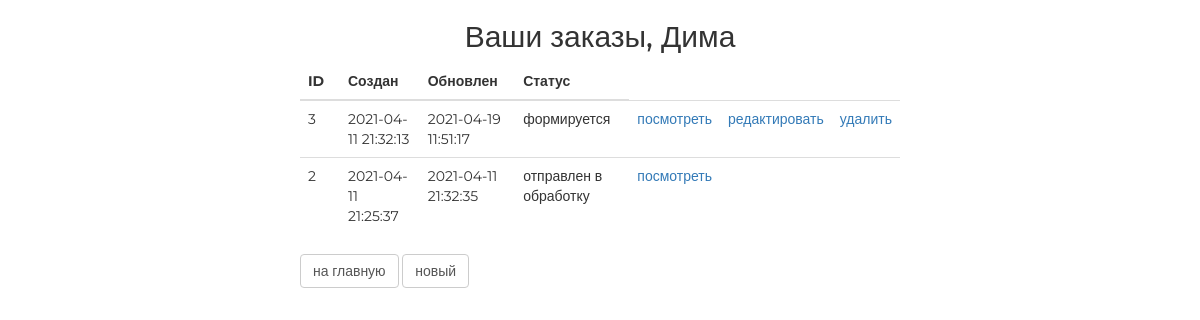
Screenshot of /order/ (signed in) with the database file from the repository.
### authapp/models.py (models this page shows, shortened)
class ShopUser(AbstractUser):
    avatar = models.ImageField(upload_to='users_avatars', blank=True)
    age = models.PositiveSmallIntegerField(verbose_name='Age', default=18)
    activation_key = models.CharField(max_length=128, blank=True)
    activation_key_expires = models.DateTimeField(auto_now_add=True, blank=True, null=True)

### ordersapp/models.py (models this page shows, shortened)
class Order(models.Model):
    FORMING = 'FM'
    SENT_TO_PROCEED = 'STP'
    PROCEEDED = 'PRD'
    PAID = 'PD'
    READY = 'RDY'
    CANCEL = 'CNC'
    ORDER_STATUSES = (
        (FORMING, 'формируется'),
        (SENT_TO_PROCEED, 'отправлен в обработку'),
        (PROCEEDED, 'обработан'),
        (PAID, 'оплачен'),
        (READY, 'готов к выдаче'),
        (CANCEL, 'отменен'),
    )
    user = models.ForeignKey(settings.AUTH_USER_MODEL, on_delete=models.CASCADE)
    created = models.DateTimeField(auto_now_add=True, verbose_name='создан')
    updated = models.DateTimeField(auto_now=True, verbose_name='изменен')
    status = models.CharField(choices=ORDER_STATUSES, default=FORMING, verbose_name='статус', max_length=3)
    is_active = models.BooleanField(default=True, verbose_name='активен')
    class Meta:
        ordering = ('-created',)
        verbose_name = 'заказ'
        verbose_name_plural = 'заказы'

### ordersapp/views.py (the view)
# urls.py: path('', ordersapp.OrderList.as_view(), name='orders_list'),
class OrderList(ListView):
    model = Order
    def get_queryset(self):
        return Order.objects.filter(user=self.request.user)

### mainapp/context_processors.py (called while the page is built)
def basket(request):
    basket_list = []
    if request.user.is_authenticated:
        basket_list = Basket.objects.filter(user=request.user)
    return {
        'basket': basket_list
    }

### ordersapp/templates/ordersapp/order_list.html
{% extends 'ordersapp/base.html' %}
{% load static %}
{% block content %}
   <div class="h2 text-center head">
       Ваши заказы,
       {% if user.first_name %}
           {{ user.first_name|title}}
       {% else %}
           Пользователь
       {% endif %}
   </div>
   <table class="table orders_list">
       <thead>
         <tr>
           <th>ID</th>
           <th>Создан</th>
           <th>Обновлен</th>
           <th>Статус</th>
         </tr>
       </thead>
       <tbody>
           {% for item in object_list %}
               {% if item.is_active %}
               <tr>
                   <td class="td1 orders_list">{{ item.pk }}</td>
                   <td>{{ item.created|date:"Y-m-d H:i:s" }}</td>
                   <td>{{ item.updated|date:"Y-m-d H:i:s" }}</td>
                   <td>{{ item.get_status_display }}</td>
                   <td>
                       <a href="{% url 'ordersapp:order_read' item.pk %}">
                           посмотреть
                       </a>
                   </td>
                   <td>
                       {% if item.status == 'FM' %}
                         <a href="{% url 'ordersapp:order_update' item.pk %}">
                           редактировать
                         </a>
                       {% endif %}
                   </td>
                   <td>
                       {% if item.status == 'FM' %}
                         <a href="{% url 'ordersapp:order_delete' item.pk %}">
                             удалить
                         </a>
                       {% endif %}
                   </td>
               </tr>
               {% endif %}
           {% endfor %}
       </tbody>
   </table>
   <button class="btn btn-default btn-round">
       <a href="{% url 'main' %}">
           на главную
       </a>
   </button>
   <button class="btn btn-default btn-round">
       <a href="{% url 'ordersapp:order_create' %}">
           новый
       </a>
   </button>
{% endblock %}

### static/css/style.css (style rules this page uses)
* { margin: 0; padding: 0; }
.order_container button a { text-decoration: none; color: #555; }
.table.orders_list { min-width: 600px; }
.td1.orders_list { width: 40px; }
body { font-family: 'Montserrat', sans-serif; }
html, body { height: 100%; }
table { width: 100%; }
td:first-child { width: 235px; }

### rows the page displays
ShopUser: first_name "Дима"
Order: pk "3", created "2021-04-11 21:32:13", updated "2021-04-19 11:51:17", status "формируется", shows "редактировать", shows "удалить"
Order: pk "2", created "2021-04-11 21:25:37", updated "2021-04-11 21:32:35", status "отправлен в обработку"
